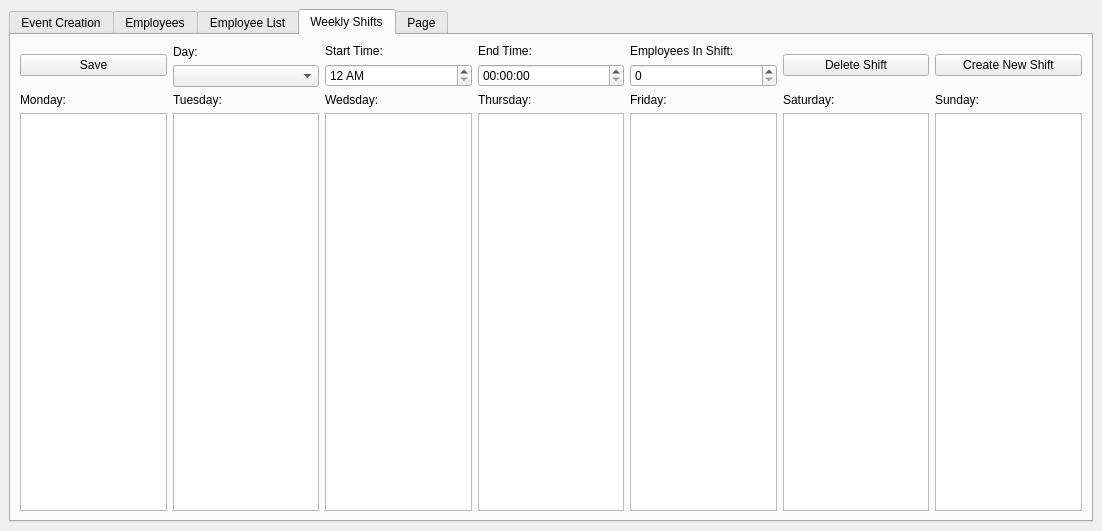
<?xml version="1.0" encoding="UTF-8"?>
<ui version="4.0">
 <class>MainWindow</class>
 <widget class="QMainWindow" name="MainWindow">
  <property name="geometry">
   <rect>
    <x>0</x>
    <y>0</y>
    <width>1102</width>
    <height>531</height>
   </rect>
  </property>
  <property name="maximumSize">
   <size>
    <width>16777215</width>
    <height>16777215</height>
   </size>
  </property>
  <property name="windowTitle">
   <string>MainWindow</string>
  </property>
  <widget class="QWidget" name="centralwidget">
   <layout class="QHBoxLayout" name="horizontalLayout_7">
    <item>
     <widget class="QTabWidget" name="tabWidget">
      <property name="currentIndex">
       <number>3</number>
      </property>
      <property name="movable">
       <bool>true</bool>
      </property>
      <widget class="QWidget" name="createEventTab">
       <attribute name="title">
        <string>Event Creation</string>
       </attribute>
       <layout class="QHBoxLayout" name="horizontalLayout_3">
        <item>
         <layout class="QHBoxLayout" name="horizontalLayout">
          <item>
           <widget class="QCalendarWidget" name="calendarWidget"/>
          </item>
          <item>
           <layout class="QVBoxLayout" name="verticalLayout_3">
            <item>
             <widget class="QLineEdit" name="lineTitle">
              <property name="text">
               <string>Event Title</string>
              </property>
             </widget>
            </item>
            <item>
             <widget class="QPlainTextEdit" name="plainTextDesc">
              <property name="plainText">
               <string>Event Description</string>
              </property>
             </widget>
            </item>
            <item>
             <widget class="QDateTimeEdit" name="dateTimeStart">
              <property name="calendarPopup">
               <bool>true</bool>
              </property>
             </widget>
            </item>
            <item>
             <widget class="QDateTimeEdit" name="dateTimeEnd">
              <property name="calendarPopup">
               <bool>true</bool>
              </property>
             </widget>
            </item>
            <item>
             <widget class="QPushButton" name="createButton">
              <property name="text">
               <string>Create</string>
              </property>
             </widget>
            </item>
           </layout>
          </item>
         </layout>
        </item>
       </layout>
      </widget>
      <widget class="QWidget" name="Employee">
       <attribute name="title">
        <string>Employees</string>
       </attribute>
       <layout class="QHBoxLayout" name="horizontalLayout_4">
        <item>
         <layout class="QVBoxLayout" name="verticalLayout">
          <item>
           <layout class="QHBoxLayout" name="FindEmployee">
            <item>
             <widget class="QLabel" name="Namelabel">
              <property name="text">
               <string>Employee Name:</string>
              </property>
             </widget>
            </item>
            <item>
             <widget class="QLineEdit" name="Name"/>
            </item>
            <item>
             <widget class="QLabel" name="IDLabel">
              <property name="text">
               <string>Employee ID Num:</string>
              </property>
             </widget>
            </item>
            <item>
             <widget class="QSpinBox" name="ID">
              <property name="enabled">
               <bool>true</bool>
              </property>
              <property name="inputMethodHints">
               <set>Qt::ImhNone</set>
              </property>
             </widget>
            </item>
           </layout>
          </item>
          <item>
           <layout class="QHBoxLayout" name="EmployeeInfo" stretch="0,0,0,0">
            <property name="spacing">
             <number>6</number>
            </property>
            <property name="bottomMargin">
             <number>0</number>
            </property>
            <item>
             <widget class="QLabel" name="emailLabel">
              <property name="text">
               <string>Email:</string>
              </property>
             </widget>
            </item>
            <item>
             <widget class="QLineEdit" name="email"/>
            </item>
            <item>
             <widget class="QLabel" name="HrsReqLabel">
              <property name="text">
               <string>Weekly Hours Requested:</string>
              </property>
             </widget>
            </item>
            <item>
             <widget class="QSpinBox" name="HrsReq"/>
            </item>
           </layout>
          </item>
          <item>
           <layout class="QHBoxLayout" name="Monday">
            <item>
             <widget class="QLabel" name="MonLabel">
              <property name="maximumSize">
               <size>
                <width>75</width>
                <height>16777215</height>
               </size>
              </property>
              <property name="text">
               <string>Monday:</string>
              </property>
             </widget>
            </item>
            <item>
             <widget class="QTimeEdit" name="MonStart">
              <property name="displayFormat">
               <string>h AP</string>
              </property>
             </widget>
            </item>
            <item>
             <widget class="QTimeEdit" name="MonEnd">
              <property name="displayFormat">
               <string>h AP</string>
              </property>
             </widget>
            </item>
           </layout>
          </item>
          <item>
           <layout class="QHBoxLayout" name="Tuesday">
            <item>
             <widget class="QLabel" name="TueLabel">
              <property name="maximumSize">
               <size>
                <width>75</width>
                <height>16777215</height>
               </size>
              </property>
              <property name="text">
               <string>Tuesday:</string>
              </property>
             </widget>
            </item>
            <item>
             <widget class="QTimeEdit" name="TueStart">
              <property name="displayFormat">
               <string>h AP</string>
              </property>
             </widget>
            </item>
            <item>
             <widget class="QTimeEdit" name="TueEnd">
              <property name="displayFormat">
               <string>h AP</string>
              </property>
             </widget>
            </item>
           </layout>
          </item>
          <item>
           <layout class="QHBoxLayout" name="Wedsday">
            <item>
             <widget class="QLabel" name="WedLabel">
              <property name="maximumSize">
               <size>
                <width>75</width>
                <height>16777215</height>
               </size>
              </property>
              <property name="text">
               <string>Wedsday:</string>
              </property>
             </widget>
            </item>
            <item>
             <widget class="QTimeEdit" name="WedStart">
              <property name="displayFormat">
               <string>h AP</string>
              </property>
             </widget>
            </item>
            <item>
             <widget class="QTimeEdit" name="WedEnd">
              <property name="displayFormat">
               <string>h AP</string>
              </property>
             </widget>
            </item>
           </layout>
          </item>
          <item>
           <layout class="QHBoxLayout" name="Thursday">
            <item>
             <widget class="QLabel" name="ThurLabel">
              <property name="maximumSize">
               <size>
                <width>75</width>
                <height>16777215</height>
               </size>
              </property>
              <property name="text">
               <string>Thursday:</string>
              </property>
             </widget>
            </item>
            <item>
             <widget class="QTimeEdit" name="ThurStart">
              <property name="displayFormat">
               <string>h AP</string>
              </property>
             </widget>
            </item>
            <item>
             <widget class="QTimeEdit" name="ThurEnd">
              <property name="displayFormat">
               <string>h AP</string>
              </property>
             </widget>
            </item>
           </layout>
          </item>
          <item>
           <layout class="QHBoxLayout" name="Fri">
            <item>
             <widget class="QLabel" name="FriLabel">
              <property name="maximumSize">
               <size>
                <width>75</width>
                <height>16777215</height>
               </size>
              </property>
              <property name="text">
               <string>Friday:</string>
              </property>
             </widget>
            </item>
            <item>
             <widget class="QTimeEdit" name="FriStart">
              <property name="displayFormat">
               <string>h AP</string>
              </property>
             </widget>
            </item>
            <item>
             <widget class="QTimeEdit" name="FriEnd">
              <property name="displayFormat">
               <string>h AP</string>
              </property>
             </widget>
            </item>
           </layout>
          </item>
          <item>
           <layout class="QHBoxLayout" name="Saturday">
            <item>
             <widget class="QLabel" name="SatLabel">
              <property name="maximumSize">
               <size>
                <width>75</width>
                <height>16777215</height>
               </size>
              </property>
              <property name="text">
               <string>Saturday:</string>
              </property>
             </widget>
            </item>
            <item>
             <widget class="QTimeEdit" name="SatStart">
              <property name="displayFormat">
               <string>h AP</string>
              </property>
             </widget>
            </item>
            <item>
             <widget class="QTimeEdit" name="SatEnd">
              <property name="displayFormat">
               <string>h AP</string>
              </property>
             </widget>
            </item>
           </layout>
          </item>
          <item>
           <layout class="QHBoxLayout" name="Sunday">
            <item>
             <widget class="QLabel" name="SunLabel">
              <property name="maximumSize">
               <size>
                <width>75</width>
                <height>16777215</height>
               </size>
              </property>
              <property name="text">
               <string>Sunday:</string>
              </property>
             </widget>
            </item>
            <item>
             <widget class="QTimeEdit" name="SunStart">
              <property name="displayFormat">
               <string>h AP</string>
              </property>
             </widget>
            </item>
            <item>
             <widget class="QTimeEdit" name="SunEnd">
              <property name="currentSection">
               <enum>QDateTimeEdit::HourSection</enum>
              </property>
              <property name="displayFormat">
               <string>h AP</string>
              </property>
             </widget>
            </item>
           </layout>
          </item>
          <item>
           <layout class="QHBoxLayout" name="UseBox">
            <item>
             <widget class="QPushButton" name="SaveButton">
              <property name="minimumSize">
               <size>
                <width>850</width>
                <height>0</height>
               </size>
              </property>
              <property name="text">
               <string>Save</string>
              </property>
             </widget>
            </item>
            <item>
             <widget class="QSpinBox" name="spinBox"/>
            </item>
            <item>
             <widget class="QPushButton" name="Find">
              <property name="text">
               <string>Find Empolyee With ID</string>
              </property>
             </widget>
            </item>
           </layout>
          </item>
         </layout>
        </item>
       </layout>
      </widget>
      <widget class="QWidget" name="EmployeeList">
       <property name="layoutDirection">
        <enum>Qt::LeftToRight</enum>
       </property>
       <attribute name="title">
        <string>Employee List</string>
       </attribute>
       <layout class="QHBoxLayout" name="horizontalLayout_2">
        <item>
         <layout class="QVBoxLayout" name="verticalLayout_2">
          <item>
           <layout class="QVBoxLayout" name="verticalLayout_4">
            <item>
             <widget class="QListView" name="listView"/>
            </item>
            <item>
             <layout class="QHBoxLayout" name="horizontalLayout_5">
              <item>
               <widget class="QPushButton" name="pushButton_2">
                <property name="text">
                 <string>Create Employee</string>
                </property>
               </widget>
              </item>
              <item>
               <widget class="QPushButton" name="pushButton">
                <property name="text">
                 <string>Delete Employee</string>
                </property>
               </widget>
              </item>
              <item>
               <widget class="QSpinBox" name="spinBox_2"/>
              </item>
             </layout>
            </item>
           </layout>
          </item>
         </layout>
        </item>
       </layout>
      </widget>
      <widget class="QWidget" name="WeeklyShifts">
       <property name="sizePolicy">
        <sizepolicy hsizetype="Preferred" vsizetype="Preferred">
         <horstretch>0</horstretch>
         <verstretch>0</verstretch>
        </sizepolicy>
       </property>
       <attribute name="title">
        <string>Weekly Shifts</string>
       </attribute>
       <layout class="QHBoxLayout" name="horizontalLayout_6">
        <item>
         <layout class="QVBoxLayout" name="verticalLayout_5">
          <item>
           <layout class="QHBoxLayout" name="horizontalLayout_10">
            <item>
             <widget class="QPushButton" name="SaveShifts">
              <property name="text">
               <string>Save</string>
              </property>
             </widget>
            </item>
            <item>
             <layout class="QVBoxLayout" name="Days">
              <item>
               <widget class="QLabel" name="ShiftDaysLabel">
                <property name="text">
                 <string>Day:</string>
                </property>
               </widget>
              </item>
              <item>
               <widget class="QComboBox" name="ShiftDays"/>
              </item>
             </layout>
            </item>
            <item>
             <layout class="QVBoxLayout" name="StartTime">
              <item>
               <widget class="QLabel" name="label">
                <property name="text">
                 <string>Start Time:</string>
                </property>
               </widget>
              </item>
              <item>
               <widget class="QTimeEdit" name="StartTimeShift">
                <property name="displayFormat">
                 <string>h AP</string>
                </property>
               </widget>
              </item>
             </layout>
            </item>
            <item>
             <layout class="QVBoxLayout" name="EndTime">
              <item>
               <widget class="QLabel" name="label_2">
                <property name="text">
                 <string>End Time:</string>
                </property>
               </widget>
              </item>
              <item>
               <widget class="QTimeEdit" name="EndTimeShift"/>
              </item>
             </layout>
            </item>
            <item>
             <layout class="QVBoxLayout" name="EmployeesNeeded">
              <item>
               <widget class="QLabel" name="Employees">
                <property name="text">
                 <string>Employees In Shift:</string>
                </property>
               </widget>
              </item>
              <item>
               <widget class="QSpinBox" name="EmployeesInShift"/>
              </item>
             </layout>
            </item>
            <item>
             <widget class="QPushButton" name="pushButton_3">
              <property name="text">
               <string>Delete Shift</string>
              </property>
             </widget>
            </item>
            <item>
             <widget class="QPushButton" name="CreateNewShift">
              <property name="text">
               <string>Create New Shift</string>
              </property>
             </widget>
            </item>
           </layout>
          </item>
          <item>
           <layout class="QHBoxLayout" name="horizontalLayout_12">
            <item>
             <widget class="QLabel" name="label_8">
              <property name="text">
               <string>Monday:</string>
              </property>
             </widget>
            </item>
            <item>
             <widget class="QLabel" name="label_7">
              <property name="text">
               <string>Tuesday:</string>
              </property>
             </widget>
            </item>
            <item>
             <widget class="QLabel" name="label_6">
              <property name="text">
               <string>Wedsday:</string>
              </property>
             </widget>
            </item>
            <item>
             <widget class="QLabel" name="label_5">
              <property name="text">
               <string>Thursday:</string>
              </property>
             </widget>
            </item>
            <item>
             <widget class="QLabel" name="label_4">
              <property name="text">
               <string>Friday:</string>
              </property>
             </widget>
            </item>
            <item>
             <widget class="QLabel" name="label_3">
              <property name="text">
               <string>Saturday:</string>
              </property>
             </widget>
            </item>
            <item>
             <widget class="QLabel" name="label_9">
              <property name="text">
               <string>Sunday:</string>
              </property>
             </widget>
            </item>
           </layout>
          </item>
          <item>
           <layout class="QHBoxLayout" name="horizontalLayout_8">
            <item>
             <widget class="QListView" name="MondayShifts"/>
            </item>
            <item>
             <widget class="QListView" name="TuesdayShifts"/>
            </item>
            <item>
             <widget class="QListView" name="WedsdayShifts"/>
            </item>
            <item>
             <widget class="QListView" name="ThursdayShifts"/>
            </item>
            <item>
             <widget class="QListView" name="FridayShifts"/>
            </item>
            <item>
             <widget class="QListView" name="SaturdayShifts"/>
            </item>
            <item>
             <widget class="QListView" name="SundayShifts"/>
            </item>
           </layout>
          </item>
         </layout>
        </item>
       </layout>
      </widget>
      <widget class="QWidget" name="tab">
       <attribute name="title">
        <string>Page</string>
       </attribute>
      </widget>
     </widget>
    </item>
   </layout>
  </widget>
  <widget class="QMenuBar" name="menubar">
   <property name="geometry">
    <rect>
     <x>0</x>
     <y>0</y>
     <width>1102</width>
     <height>22</height>
    </rect>
   </property>
  </widget>
 </widget>
 <resources/>
 <connections/>
</ui>
